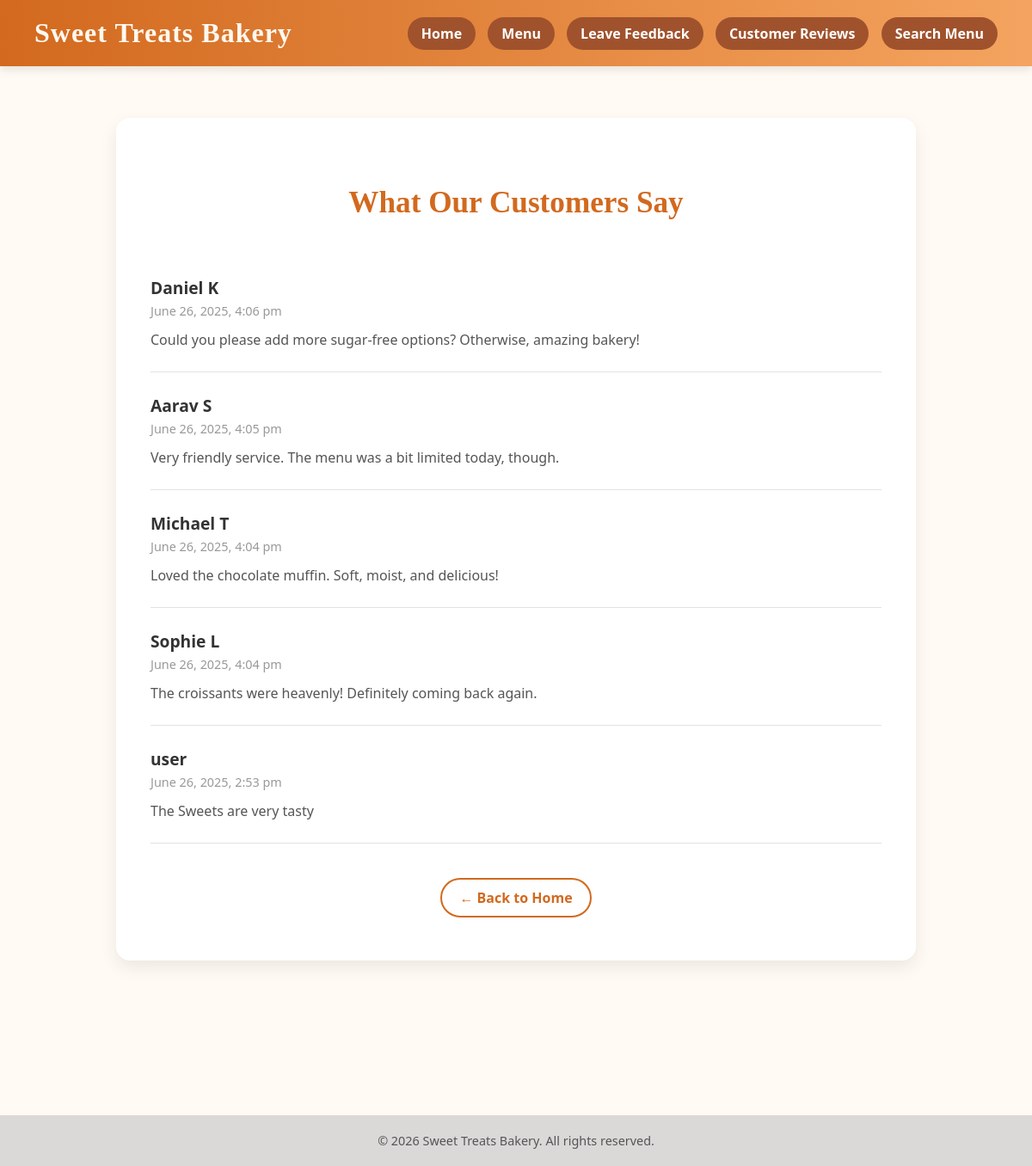
The page /public/feedback_list.php on the database its author committed.
### tables this page shows
CREATE TABLE `feedback` (
  `id` int(11) NOT NULL,
  `name` varchar(100) NOT NULL,
  `email` varchar(100) NOT NULL,
  `message` text NOT NULL,
  `timestamp` datetime DEFAULT current_timestamp()
);

### public/feedback_list.php (the view, shortened to what this page needs)
<?php
require_once '../config/config.php';
include '../templates/header.php';
$query = "SELECT name, message, timestamp FROM feedback ORDER BY timestamp DESC";
$result = $conn->query($query);
?>
<div class="container">
    <h2>What Our Customers Say</h2>
    <?php if ($result && $result->num_rows > 0): ?>
        <?php while ($row = $result->fetch_assoc()): ?>
            <div class="feedback">
                <div class="name"><?= htmlspecialchars($row['name']) ?></div>
                <div class="timestamp"><?= date("F j, Y, g:i a", strtotime($row['timestamp'])) ?></div>
                <div class="message"><?= nl2br(htmlspecialchars($row['message'])) ?></div>
            </div>
        <?php endwhile; ?>
    <?php else: ?>
        <div class="no-feedback">No feedback has been submitted yet.</div>
    <?php endif; ?>
    <div class="back-link">
        <a href="home.php">← Back to Home</a>
    </div>
</div>
<?php include '../templates/footer.php'; ?>

### templates/header.php (shortened to what this page needs)
<!DOCTYPE html>
<html lang="en">
<head>
</head>
<body>
<header>
    <div class="logo">Sweet Treats Bakery</div>
    <nav>
        <a href="/Sweet_Treats/website_code/public/home.php">Home</a>
        <a href="/Sweet_Treats/website_code/public/menu.php">Menu</a>
        <a href="/Sweet_Treats/website_code/public/feedback.php">Leave Feedback</a>
        <a href="/Sweet_Treats/website_code/public/feedback_list.php">Customer Reviews</a>
        <a href="/Sweet_Treats/website_code/public/search_menu.php">Search Menu</a>
    </nav>
</header>
</body>
</html>

### templates/footer.php (shortened to what this page needs)
<footer style="text-align: center; padding: 20px; background-color:rgb(219, 216, 216); color: #555; font-size: 0.9rem; margin-top: 180px;">
    &copy; <?= date('Y') ?> Sweet Treats Bakery. All rights reserved.
</footer>
</body>
</html>

### templates/header.php (style rules this page uses)
body { margin: 0; padding: 0; font-family: 'Segoe UI', 'Poppins', sans-serif; background-color: #fffaf3; }
header { background: linear-gradient(to right, #d2691e, #f4a460); padding: 20px 40px; display: flex; justify-content: space-between; align-items: center; box-shadow: 0 4px 10px rgba(0, 0, 0, 0.1); }
.logo { font-size: 2rem; font-weight: bold; color: #fff8f0; font-family: 'Georgia', serif; letter-spacing: 1px; }
nav a { text-decoration: none; color: #fff; background-color: #a0522d; padding: 8px 16px; border-radius: 20px; margin-left: 10px; font-weight: 600; transition: background 0.3s, transform 0.2s; }

### public/feedback_list.php (style rules this page uses)
body { font-family: 'Segoe UI', 'Poppins', sans-serif; background-color: #fffaf3; margin: 0; padding: 0; }
.container { max-width: 850px; margin: 60px auto; background: #ffffff; padding: 50px 40px; border-radius: 16px; box-shadow: 0 8px 20px rgba(0, 0, 0, 0.08); }
h2 { color: #d2691e; text-align: center; margin-bottom: 40px; font-size: 2.2rem; font-family: 'Georgia', serif; }
.feedback { border-bottom: 1px solid #e2e2e2; padding: 25px 0; transition: background-color 0.2s ease; }
.name { font-weight: bold; font-size: 1.2rem; color: #333; }
.timestamp { font-size: 0.9rem; color: #999; margin-top: 4px; }
.message { margin-top: 12px; color: #555; font-size: 1rem; line-height: 1.5; }
.back-link { text-align: center; margin-top: 40px; }
.back-link a { text-decoration: none; color: #d2691e; font-weight: bold; padding: 10px 20px; border: 2px solid #d2691e; border-radius: 25px; transition: all 0.3s ease; display: inline-block; }

### rows shown on the page
feedback: name "Daniel K", timestamp "June 26, 2025, 4:06 pm", message "Could you please add more sugar-free options? Otherwise, amazing bakery!"
feedback: name "Aarav S", timestamp "June 26, 2025, 4:05 pm", message "Very friendly service. The menu was a bit limited today, though."
feedback: name "Michael T", timestamp "June 26, 2025, 4:04 pm", message "Loved the chocolate muffin. Soft, moist, and delicious!"
feedback: name "Sophie L", timestamp "June 26, 2025, 4:04 pm", message "The croissants were heavenly! Definitely coming back again."
feedback: name "user", timestamp "June 26, 2025, 2:53 pm", message "The Sweets are very tasty"
